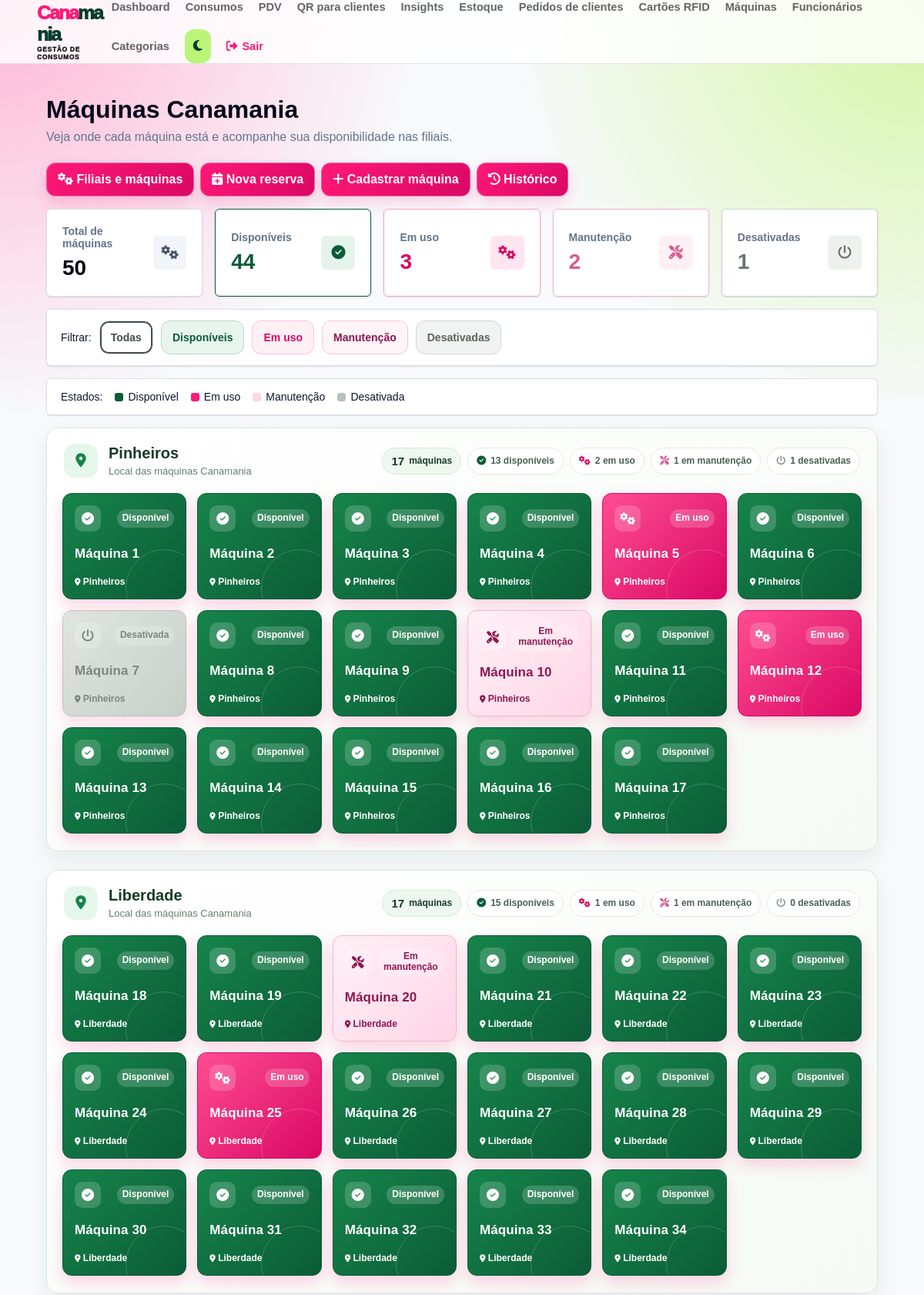
Screenshot of /armarios (upper part) with the database file from the repository.
### app/models/armario.py (models this page shows)
class Armario(Base):
    __tablename__ = "armarios"
    id = Column(Integer, primary_key=True, index=True)
    numero = Column(String(10), nullable=False, unique=True, index=True)
    status = Column(String(20), nullable=False, default="disponivel", index=True)
    filial = Column(String(40), nullable=False, default="Pinheiros", server_default="Pinheiros")
    observacoes = Column(String(255), nullable=True)
    reservas = relationship("ReservaArmario", back_populates="armario")

### app/main.py (the view)
@app.get("/maquinas")
@app.get("/armarios")
def listar_armarios(
    request: Request,
    usuario=Depends(get_usuario_opcional), # Trocado para opcional para evitar travas de banco
    db: Session = Depends(get_db)
):
    if not usuario:
        class UsuarioMock:
            role = "admin"
            nome = "Usuário Local"
        usuario = UsuarioMock()
    garantir_armarios_iniciais(db)
    reservas_ativas = (
        db.query(ReservaArmario)
        .filter(ReservaArmario.status == "ativa")
        .order_by(ReservaArmario.id.desc())
        .all()
    )
    alterou_status = False
    for reserva in reservas_ativas:
        if reserva.armario and reserva.armario.status == "disponivel":
            reserva.armario.status = "ocupado"
            alterou_status = True
    if alterou_status:
        db.commit()
    total = db.query(Armario).count()
    disponiveis = db.query(Armario).filter(Armario.status == "disponivel").count()
    ocupados = db.query(Armario).filter(Armario.status == "ocupado").count()
    manutencao = db.query(Armario).filter(Armario.status == "manutencao").count()
    desativados = db.query(Armario).filter(Armario.status == "desativado").count()
    armarios = db.query(Armario).order_by(Armario.id).all()
    reservas = (
        db.query(ReservaArmario)
        .order_by(ReservaArmario.inicio_em.desc(), ReservaArmario.id.desc())
        .all()
    )
    return templates.TemplateResponse(
        request=request,
        name="armarios/index.html",
        context={
            "request": request, # Garantindo envio explícito do objeto request para o contexto
            "usuario": usuario,
            "armarios": armarios,
            "total_armarios": total,
            "armarios_disponiveis": disponiveis,
            "armarios_ocupados": ocupados,
            "armarios_manutencao": manutencao,
            "armarios_desativados": desativados,
            "filiais": FILIAIS,
            "reservas": reservas,
        }
    )

### app/templates/armarios/index.html (shortened to what this page needs)
<!DOCTYPE html>
<html lang="pt-br">
<head>
    <link rel="stylesheet" href="https://cdnjs.cloudflare.com/ajax/libs/font-awesome/6.5.2/css/all.min.css">
</head>
<body>
    {% include "partials/navbar.html" %}
    <link rel="stylesheet" href="/static/css/armarios.css?v=24">
    <main class="armarios-page">
        <section class="page-title">
            <h1>M&#225;quinas Canamania</h1>
            <p>Veja onde cada m&#225;quina est&#225; e acompanhe sua disponibilidade nas filiais.</p>
        </section>
        <nav class="armarios-tabs" aria-label="M&#243;dulos de m&#225;quinas">
            <button type="button" class="armarios-tab active" data-armarios-tab="disponibilidade"><i class="fa-solid fa-gears"></i> Filiais e m&#225;quinas</button>
            <button type="button" class="armarios-tab" data-armarios-tab="reserva"><i class="fa-solid fa-calendar-plus"></i> Nova reserva</button>
            <button type="button" class="armarios-tab" data-armarios-tab="cadastro"><i class="fa-solid fa-plus"></i> Cadastrar m&#225;quina</button>
            <button type="button" class="armarios-tab" data-armarios-tab="historico"><i class="fa-solid fa-clock-rotate-left"></i> Hist&#243;rico</button>
        </nav>
        <div data-armarios-panel="disponibilidade">
            <section class="cards-resumo-container">
                <div class="card-resumo card-total"><div><span>Total de m&#225;quinas</span><strong>{{ total_armarios }}</strong></div><i class="fa-solid fa-gears"></i></div>
                <div class="card-resumo card-disponivel"><div><span>Dispon&#237;veis</span><strong>{{ armarios_disponiveis }}</strong></div><i class="fa-solid fa-circle-check"></i></div>
                <div class="card-resumo card-ocupado"><div><span>Em uso</span><strong>{{ armarios_ocupados }}</strong></div><i class="fa-solid fa-gears"></i></div>
                <div class="card-resumo card-manutencao"><div><span>Manuten&#231;&#227;o</span><strong>{{ armarios_manutencao }}</strong></div><i class="fa-solid fa-screwdriver-wrench"></i></div>
                <div class="card-resumo card-desativado"><div><span>Desativadas</span><strong>{{ armarios_desativados }}</strong></div><i class="fa-solid fa-power-off"></i></div>
            </section>
            <section class="filtro-bar"><span>Filtrar:</span>
                <button type="button" class="btn-filtro active" data-filtro="">Todas</button>
                <button type="button" class="btn-filtro" data-filtro="disponivel">Dispon&#237;veis</button>
                <button type="button" class="btn-filtro" data-filtro="ocupado">Em uso</button>
                <button type="button" class="btn-filtro" data-filtro="manutencao">Manuten&#231;&#227;o</button>
                <button type="button" class="btn-filtro" data-filtro="desativado">Desativadas</button>
            </section>
            <section class="legenda-bar"><span>Estados:</span>
                <span class="legenda-item"><i class="dot dot-disponivel"></i> Dispon&#237;vel</span>
                <span class="legenda-item"><i class="dot dot-ocupado"></i> Em uso</span>
                <span class="legenda-item"><i class="dot dot-manutencao"></i> Manuten&#231;&#227;o</span>
                <span class="legenda-item"><i class="dot dot-desativado"></i> Desativada</span>
            </section>
            <div class="filiais-maquinas">
                {% for filial in filiais %}
                {% set maquinas_filial = armarios|selectattr('filial', 'equalto', filial)|list %}
                {% set disponiveis_filial = maquinas_filial|selectattr('status', 'equalto', 'disponivel')|list %}
                {% set ocupadas_filial = maquinas_filial|selectattr('status', 'equalto', 'ocupado')|list %}
                {% set manutencao_filial = maquinas_filial|selectattr('status', 'equalto', 'manutencao')|list %}
                {% set desativadas_filial = maquinas_filial|selectattr('status', 'equalto', 'desativado')|list %}
                <section class="grupo-filial" aria-labelledby="titulo-filial-{{ loop.index }}">
                    <header class="grupo-filial-cabecalho">
                        <div class="grupo-filial-identidade"><div class="grupo-filial-icone"><i class="fa-solid fa-location-dot" aria-hidden="true"></i></div><div><h2 id="titulo-filial-{{ loop.index }}">{{ filial }}</h2><p>Local das m&#225;quinas Canamania</p></div></div>
                        <div class="grupo-filial-resumo" aria-label="Resumo das m&#225;quinas desta filial">
                            <span class="resumo-total"><strong>{{ maquinas_filial|length }}</strong> m&#225;quinas</span>
                            <span class="resumo-disponiveis"><i class="fa-solid fa-circle-check" aria-hidden="true"></i> {{ disponiveis_filial|length }} dispon&#237;veis</span>
                            <span class="resumo-ocupadas"><i class="fa-solid fa-gears" aria-hidden="true"></i> {{ ocupadas_filial|length }} em uso</span>
                            <span class="resumo-manutencao"><i class="fa-solid fa-screwdriver-wrench" aria-hidden="true"></i> {{ manutencao_filial|length }} em manuten&#231;&#227;o</span>
                            <span class="resumo-desativadas"><i class="fa-solid fa-power-off" aria-hidden="true"></i> {{ desativadas_filial|length }} desativadas</span>
                        </div>
                    </header>
                    <div class="grid-shell"><div class="grid-armarios" id="grid-armarios-{{ loop.index }}">
                        {% for armario in maquinas_filial %}
                        {% set reserva_ativa = armario.reservas|selectattr('status', 'equalto', 'ativa')|first %}
                        <button type="button" class="item-armario status-{{ armario.status }}" data-armario-card data-id="{{ armario.id }}" data-numero="{{ armario.numero }}" data-status="{{ armario.status }}" data-filial="{{ armario.filial }}" data-observacoes="{{ armario.observacoes|e }}" title="M&#225;quina {{ armario.numero }} &mdash; {{ armario.filial }}">
                            <span class="maquina-card-topo">{% if armario.status == "manutencao" %}<i class="fa-solid fa-screwdriver-wrench"></i>{% elif armario.status == "ocupado" %}<i class="fa-solid fa-gears"></i>{% elif armario.status == "desativado" %}<i class="fa-solid fa-power-off"></i>{% else %}<i class="fa-solid fa-circle-check"></i>{% endif %}<span class="status-maquina">{% if armario.status == "ocupado" %}Em uso{% elif armario.status == "manutencao" %}Em manuten&#231;&#227;o{% elif armario.status == "desativado" %}Desativada{% else %}Dispon&#237;vel{% endif %}</span></span>
                            <strong class="numero-armario">M&#225;quina {{ armario.numero|int }}</strong>
                            <span class="local-armario"><i class="fa-solid fa-location-dot" aria-hidden="true"></i> {{ armario.filial }}</span>
                        </button>
                        {% else %}<p class="sem-maquinas">Nenhuma m&#225;quina cadastrada nesta filial.</p>{% endfor %}
                    </div></div>
                </section>
                {% endfor %}
            </div>
        </div>
    </main>
</body>
</html>

### app/static/css/base.css (style rules this page uses)
:root { --cana-pink:#ff1877;--cana-lime:#baf57a;--cana-green:#083d2c;--cana-ink:#111315;--cana-bg:#fffafd;--cana-surface:#fff }
* { box-sizing: border-box; }
body { min-height: 100vh; margin: 0; display: flex; flex-direction: column; font-family: Arial, sans-serif; background-color: var(--cana-bg); color: var(--cana-ink); transition: background .3s,color .3s; }
:is(button,.btn-create,.btn-novo-produto,.btn-primario,.btn-add-carrinho-pdv,.btn-salvar-venda-final,.btn-ver-ranking,.filiais-heading a) { border-radius:12px!important;transition:transform .2s ease,background .2s ease,box-shadow .2s ease,color .2s ease!important }
:is(button,.btn-create,.btn-novo-produto,.btn-primario,.btn-add-carrinho-pdv,.btn-salvar-venda-final):not(.theme-toggle) { background:linear-gradient(135deg,#ff1877,#d90864)!important;color:#fff!important;border:1px solid rgba(255,255,255,.34)!important;box-shadow:0 9px 19px rgba(255,24,119,.18) }
:is(button,.btn-create,.btn-novo-produto,.btn-primario,.btn-add-carrinho-pdv,.btn-salvar-venda-final):not(:disabled):hover { transform:translateY(-2px);background:linear-gradient(135deg,#c9085a,#083d2c)!important;box-shadow:0 13px 25px rgba(8,61,44,.2) }
.produtos-container-main,.vendas-container-main,.dashboard,.armarios-page { width:min(1400px,calc(100% - 48px))!important;margin-inline:auto!important;padding:44px 0 64px!important }

### app/static/css/ui.css (style rules this page uses)
:root { --page-padding-block: 40px; --page-padding-inline: 60px; --control-height: 44px; --control-radius: 8px; --control-border: #cbd5e1; --focus-ring: rgba(9, 20, 92, .18); }
.dashboard, .produtos-container-main, .clientes-container, .vendas-container-main, .main-content, .armarios-page { width: 100% !important; max-width: 1600px !important; margin: 0 auto; padding: var(--page-padding-block) var(--page-padding-inline) !important; }
button, .btn-primary, .btn-secondary, .btn-create, .btn-novo-produto, .btn-nova-venda, .btn-finalizar-dia, .btn-submit, .btn-cancel, .btn-acao, .btn-edit, .btn-toggle, .btn-primario, .btn-secundario, .btn-add-carrinho-pdv, .btn-salvar-venda-final, .btn-voltar-historico { min-height: var(--control-height); border-radius: var(--control-radius); transition: background-color .2s ease, border-color .2s ease, box-shadow .2s ease, transform .2s ease; }

### app/static/css/responsive.css (style rules this page uses)
html { -webkit-text-size-adjust: 100%; }
button, input, select, textarea { font: inherit; }
html, body { max-width: 100%; }
main, section, article, aside, form, fieldset, header, footer, nav, .container, .page, .main-content, .main-content > *, .page-header > *, .form-container, .card, .panel, .surface, .dashboard, .produtos-container-main, .vendas-container-main, .clientes-container, .armarios-page { min-width: 0; }
input, select, textarea, button { max-width: 100%; }
pre, code, a, p, td, th, label, small { overflow-wrap: anywhere; }
*, *::before, *::after { box-sizing: border-box; }

### app/static/css/theme-accents.css (style rules this page uses)
body::before { content: ""; position: fixed; inset: 0; z-index: -1; pointer-events: none; background-image: radial-gradient(circle at 0 0, #ffb7d5 0, transparent 34rem), radial-gradient(circle at 100% 0, #d4f5a5 0, transparent 34rem); }

### rows the page displays
Armario: status "disponivel" (drawn), numero "1", filial "Pinheiros"
Armario: status "disponivel" (drawn), numero "2", filial "Pinheiros"
Armario: status "disponivel" (drawn), numero "3", filial "Pinheiros"
Armario: status "disponivel" (drawn), numero "4", filial "Pinheiros"
Armario: status "ocupado" (drawn), numero "5", filial "Pinheiros"
Armario: status "disponivel" (drawn), numero "6", filial "Pinheiros"
Armario: status "desativado" (drawn), numero "7", filial "Pinheiros"
Armario: status "disponivel" (drawn), numero "8", filial "Pinheiros"
Armario: status "disponivel" (drawn), numero "9", filial "Pinheiros"
Armario: status "manutencao" (drawn), numero "10", filial "Pinheiros"
Armario: status "disponivel" (drawn), numero "11", filial "Pinheiros"
Armario: status "ocupado" (drawn), numero "12", filial "Pinheiros"
Armario: status "disponivel" (drawn), numero "13", filial "Pinheiros"
Armario: status "disponivel" (drawn), numero "14", filial "Pinheiros"
Armario: status "disponivel" (drawn), numero "15", filial "Pinheiros"
Armario: status "disponivel" (drawn), numero "16", filial "Pinheiros"
Armario: status "disponivel" (drawn), numero "17", filial "Pinheiros"
Armario: status "disponivel" (drawn), numero "18", filial "Liberdade"
Armario: status "disponivel" (drawn), numero "19", filial "Liberdade"
Armario: status "manutencao" (drawn), numero "20", filial "Liberdade"
Armario: status "disponivel" (drawn), numero "21", filial "Liberdade"
Armario: status "disponivel" (drawn), numero "22", filial "Liberdade"
Armario: status "disponivel" (drawn), numero "23", filial "Liberdade"
Armario: status "disponivel" (drawn), numero "24", filial "Liberdade"
Armario: status "ocupado" (drawn), numero "25", filial "Liberdade"
Armario: status "disponivel" (drawn), numero "26", filial "Liberdade"
Armario: status "disponivel" (drawn), numero "27", filial "Liberdade"
Armario: status "disponivel" (drawn), numero "28", filial "Liberdade"
Armario: status "disponivel" (drawn), numero "29", filial "Liberdade"
Armario: status "disponivel" (drawn), numero "30", filial "Liberdade"
Armario: status "disponivel" (drawn), numero "31", filial "Liberdade"
Armario: status "disponivel" (drawn), numero "32", filial "Liberdade"
Armario: status "disponivel" (drawn), numero "33", filial "Liberdade"
Armario: status "disponivel" (drawn), numero "34", filial "Liberdade"

### other values shown
{{ total_armarios }} "50"
{{ armarios_disponiveis }} "44"
{{ armarios_ocupados }} "3"
{{ armarios_manutencao }} "2"
{{ armarios_desativados }} "1"
{{ filial }} "Pinheiros" "Liberdade"
{{ maquinas_filial|length }} "17" "17"
{{ disponiveis_filial|length }} "13" "15"
{{ ocupadas_filial|length }} "2" "1"
{{ manutencao_filial|length }} "1" "1"
{{ desativadas_filial|length }} "1" "0"
